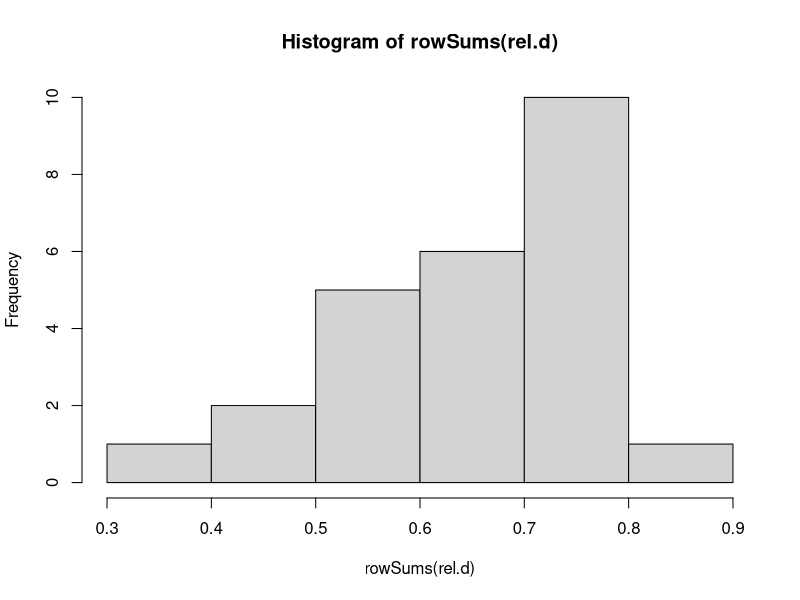
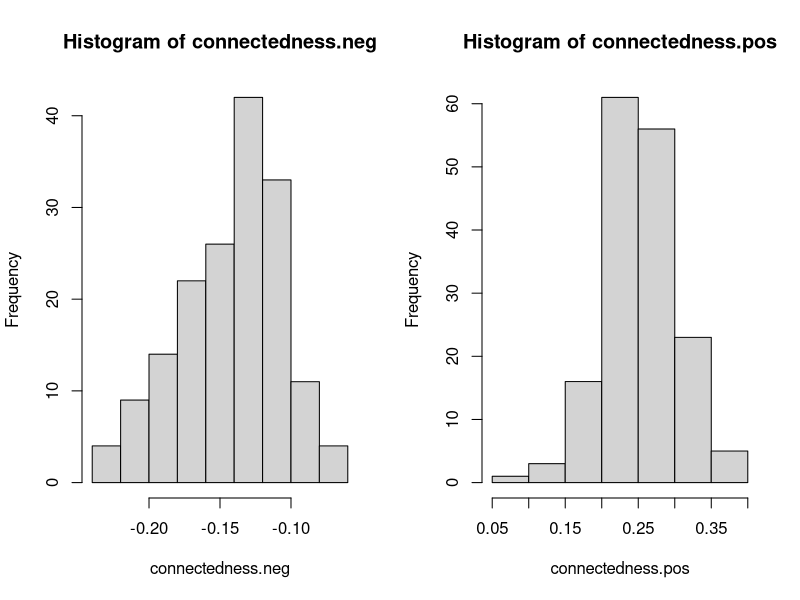
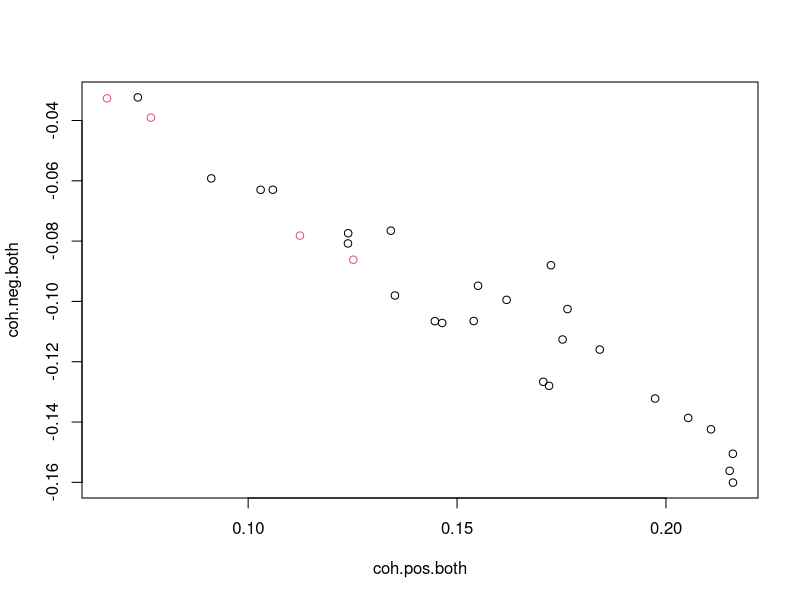

The R source for these figures, in order: (Note: this script raises an error after producing the figures.)
# Analysis to evaluate whether relapsing FMT patients differ from cured patients in gut community connectivity 
# CMH 23Jan18

####################create necessary functions######################

#find the number of zeroes in a vector
zero <- function(vec){
  num.zero <- length(which(vec == 0))
  return(num.zero)
}

#create function that averages only negative values in a vector
neg.mean <- function(vector){
  neg.vals <- vector[which(vector < 0)]
  n.mean <- mean(neg.vals)
  if(length(neg.vals) == 0) n.mean <- 0
  return(n.mean)
}

#create function that averages only positive values in a vector
pos.mean <- function(vector){
  pos.vals <- vector[which(vector > 0)]
  p.mean <- mean(pos.vals)
  if(length(pos.vals) == 0) p.mean <- 0
  return(p.mean)
}

min.non.zero <- function(vec) {
  smallest <- min(vec[vec != 0])
  return(smallest)
}

###################################################################
###################################################################
### Workflow options ####
###################################################################
###################################################################

## Choose a persistence cutoff (min. fraction of taxon presence) for retaining taxa in the analysis
pers.cutoff <- 0.6 #  .2, .3, .4, .6 with .001 showed significant pos/neg. use .4, though .6 gives best classification 
## Choose a mean value cutoff
mean.cutoff <- 0.0001 #0.001 
## Decide the number of iterations to run for each taxon. (>= 200 is recommended)
# Larger values of iter mean the script takes longer to run
iter <- 200
## Decide whether to use taxon/column shuffle (col.shuffle = T) or row shuffle algorithm (col.shuffle = F)
col.shuffle <- F
#Calculate cohesion scores for relapsing and cured patients
checkup.day <- 28
#decide whether to evaluate donor cohesion or patient cohesion
test.donor.coh <- F
#Decide whether to include all donors or only donors of analyzed patients
use.only.an <- T #T or F similar. Have been using T 

###################################################################
###################################################################

# Read in dataset
## Data should be in a matrix where each row is a sample. 
b.orig <- read.csv("recurring_cdiff_09Oct17.csv", header = T, row.names = 1) #138, 4643 closed ref OTU picking, no deblurring 

dim(b.orig)

#set universal detection limit across all samples to account for different sequencing depth 
b.orig <- b.orig[rowSums(b.orig) > 0, colSums(b.orig) > 0 ]
min.sens.all <- max(apply(b.orig , 2, min.non.zero))
b.orig[b.orig < min.sens.all] <- 0
dim(b.orig)

meta <- read.csv("RecurringCdiffMeta_08Oct17.csv", header = T, row.names = 1)


#Subset to only donors
donor.samp <- paste0("X", rownames(meta)[meta$donor_or_patient == "Donor"])
colnames(b.orig)
b <- b.orig[, colnames(b.orig) %in% donor.samp]
dim(b)

#optionally, subset to only donors of analyzed patients
if(use.only.an){
  exp.code.an <- unique(meta$exp_code[meta$day_since_fmt == 28]) #pulls experiment code for patients at day 28
  b <- b[, meta$exp_code[match(colnames(b), paste0("X", rownames(meta)) )] %in% exp.code.an ]
  dim(b)
}

# Suggested steps to re-format data. At the end of these steps, the data should be in a matrix "c" where there are no empty samples or blank taxon columns. 
c <- t(as.matrix(b))
c <- c[rowSums(c) > 0, colSums(c) > 0]
dim(c)

# Save total number of individuals in each sample in the original matrix.
rowsums.orig <- rowSums(c)

# Based on persistence cutoff, define a cutoff for the number of zeroes allowed in a taxon's distribution
zero.cutoff <- ceiling(pers.cutoff * dim(c)[1])
  
# Remove taxa that are below the persistence cutoff
d <- c[ , apply(c, 2, zero) < (dim(c)[1]-zero.cutoff) ]
# Remove any samples that no longer have any individuals, due to removing taxa
d <- d[rowSums(d) > 0, ]

# Create relative abundance matrix.  
rel.d <- d / rowsums.orig

#Remove low abundance taxa
rel.d <- rel.d[, colMeans(rel.d) > mean.cutoff]

# Optionally, check to see what proportion of the community is retained after cutting out taxa
par(mfrow = c(1, 1))
hist(rowSums(rel.d))

# Create observed correlation matrix
cor.mat.true <- cor(rel.d)

# Create vector to hold median otu-otu correlations for initial otu
med.tax.cors <- vector()
dim(rel.d)

set.seed(88)
seeds <- sample(seq(1:100000000), size = (dim(rel.d)[2] * iter * dim(rel.d)[1]))

# Run this loop for the null model to get expected pairwise correlations
if(col.shuffle) {
  for(which.taxon in 1:dim(rel.d)[2]){
    
    #create vector to hold correlations from every permutation for each single otu
    ## perm.cor.vec.mat stands for permuted correlations vector matrix
    perm.cor.vec.mat <- vector()
    
    for(i in 1:iter){
      #Create empty matrix of same dimension as rel.d
      perm.rel.d <- matrix(numeric(0), dim(rel.d)[1], dim(rel.d)[2])
      rownames(perm.rel.d) <- rownames(rel.d)
      colnames(perm.rel.d) <- colnames(rel.d)
      
      #For each otu
      for(j in 1:dim(rel.d)[2]){ 
        #Set new seed for upcoming randomization
        set.seed(seeds[j + (i-1)*(dim(rel.d)[1]) + (which.taxon-1)*dim(rel.d)[2] ])
        # Replace the original taxon vector with a permuted taxon vector
        perm.rel.d[, j ] <- sample(rel.d[ ,j ]) 
      }
      
      # Do not randomize focal column 
      perm.rel.d[, which.taxon] <- rel.d[ , which.taxon]
      
      # Calculate correlation matrix of permuted matrix
      cor.mat.null <- cor(perm.rel.d)
      
      # For each iteration, save the vector of null matrix correlations between focal taxon and other taxa
      perm.cor.vec.mat <- cbind(perm.cor.vec.mat, cor.mat.null[, which.taxon])
      
    }
    # Save the median correlations between the focal taxon and all other taxa  
    med.tax.cors <- cbind(med.tax.cors, apply(perm.cor.vec.mat, 1, median))
    
    # For large datasets, this can be helpful to know how long this loop will run
    if(which.taxon %% 20 == 0){print(which.taxon)}
  }
} else {
  for(which.taxon in 1:dim(rel.d)[2]){
    
    #create vector to hold correlations from every permutation for each single otu
    ## perm.cor.vec.mat stands for permuted correlations vector matrix
    perm.cor.vec.mat <- vector()
    
    for(i in 1:iter){
      #Create duplicate matrix to shuffle abundances
      perm.rel.d <- rel.d 
      
      #For each taxon
      for(j in 1:dim(rel.d)[1]){ 
        which.replace <- which(rel.d[j, ] > 0 ) 
        # if the focal taxon is greater than zero, take it out of the replacement vector, so the focal abundance stays the same
        which.replace.nonfocal <- which.replace[!(which.replace %in% which.taxon)]
        #Set new seed for upcoming randomization
        set.seed(seeds[j + (i-1)*(dim(rel.d)[1]) + (which.taxon-1)*dim(rel.d)[2] ])
        #Replace the original taxon vector with a vector where the values greater than 0 have been randomly permuted 
        perm.rel.d[j, which.replace.nonfocal] <- sample(rel.d[ j, which.replace.nonfocal]) 
      }

      # Calculate correlation matrix of permuted matrix
      cor.mat.null <- cor(perm.rel.d)
      
      # For each iteration, save the vector of null matrix correlations between focal taxon and other taxa
      perm.cor.vec.mat <- cbind(perm.cor.vec.mat, cor.mat.null[, which.taxon])
      
    }
    # Save the median correlations between the focal taxon and all other taxa  
    med.tax.cors <- cbind(med.tax.cors, apply(perm.cor.vec.mat, 1, median))
    
    # For large datasets, this can be helpful to know how long this loop will run
    if(which.taxon %% 20 == 0){print(which.taxon)}
  }
 }

  
# Save observed minus expected correlations. Use custom correlations if use.custom.cors = TRUE
obs.exp.cors.mat <- cor.mat.true - med.tax.cors
diag(obs.exp.cors.mat) <- 0

#### 
#### Produce desired vectors of connectedness 

# Calculate connectedness by averaging positive and negative observed - expected correlations
connectedness.pos <- apply(obs.exp.cors.mat, 2, pos.mean)
connectedness.neg <- apply(obs.exp.cors.mat, 2, neg.mean)

par(mfrow = c(1, 2))
hist(connectedness.neg)
hist(connectedness.pos)

#Create connectedness vectors for all OTUs by inserting zeroes 
conn.pos.all <- rep(0, dim(b.orig)[1])
conn.pos.all[match(names(connectedness.pos), rownames(b.orig))] <- connectedness.pos

conn.neg.all <- rep(0, dim(b.orig)[1])
conn.neg.all[match(names(connectedness.neg), rownames(b.orig))] <- connectedness.neg

#find patient IDs to calculate whether donor cohesion influences success
relapsePID <- paste0("X", rownames(meta)[meta$number_recurrence_after_fmt == 1 & meta$day_since_fmt == checkup.day])
curedPID <- paste0("X", rownames(meta)[meta$number_recurrence_after_fmt != 1 & meta$day_since_fmt == checkup.day])

#find donor IDs to calculate whether donor cohesion influences success
relapse.donors <- meta$exp_code[rownames(meta) %in% rownames(meta)[meta$number_recurrence_after_fmt == 1 & meta$day_since_fmt == checkup.day]] 
cure.donors <- meta$exp_code[rownames(meta) %in% rownames(meta)[meta$number_recurrence_after_fmt != 1 & meta$day_since_fmt == checkup.day]] 
relapseDID <- paste0("X", rownames(meta)[meta$donor_or_patient == "Donor" & meta$exp_code %in% relapse.donors])
curedDID <- paste0("X", rownames(meta)[meta$donor_or_patient == "Donor" & meta$exp_code %in% cure.donors])

#Calculate cohesion at day 28 for cured and relapsing

ifelse(test.donor.coh, {
  curedID <- curedDID
  relapseID <- relapseDID
}, {curedID <- curedPID
    relapseID <- relapsePID} 
)
  
b.cure <- t(b.orig[, colnames(b.orig) %in% curedID])
dim(b.cure)
b.relapse <- t(b.orig[, colnames(b.orig) %in% relapseID])
dim(b.relapse)

#Combine cured and relapsing patients into one matrix
b.both <- rbind(b.cure, b.relapse)

coh.neg.both <- b.both %*% conn.neg.all
coh.pos.both <- b.both %*% conn.pos.all

cr.factor <- c(rep("cure", times = dim(b.cure)[1]), rep("relapse", times= dim(b.relapse)[1]))

par(mfrow = c(1, 1))
plot(coh.pos.both, coh.neg.both, col = as.factor(cr.factor))
 
#Calculate whether difference from host predicts relapse
#Need to record as NA if donor sample not present 
id.both <- c(curedID, relapseID)
pair.code <- meta$donor_group[match(id.both , paste0("X", rownames(meta)) )]
length(pair.code) #Corresponds to which donor the patient received
exp.code <- meta$exp_code[match(id.both , paste0("X", rownames(meta)) )] #unique code for each patient 

bc.pre.28 <- vector()

for(z in 1:length(pair.code)){
  i <- pair.code[z]
  
  donor.temp.id <- rownames(meta)[meta$donor_group == i & meta$donor_or_patient == "Donor" & meta$exp_code == exp.code[z]]
  patient.temp.id <- rownames(meta)[meta$donor_group == i & meta$donor_or_patient == "Patient" & meta$day_since_fmt == checkup.day & meta$exp_code == exp.code[z]]
  
  donor.samp.temp <- b.orig[, colnames(b.orig) == paste0("X", donor.temp.id)]
  patient.samp.temp <- b.orig[, colnames(b.orig) == paste0("X", patient.temp.id)]
  
  if(dim(as.matrix(donor.samp.temp))[2] > 0 & dim(as.matrix(patient.samp.temp))[2] > 0) { 
    bc.pre.28[z] <- vegdist(rbind(donor.samp.temp, patient.samp.temp))
  } else {
      bc.pre.28[z] <- NA }
}

summary(lm(bc.pre.28 ~ cr.factor))


par(mfrow = c(1, 2))
par(bty = "l")
boxplot(coh.pos.both ~ cr.factor, ylab = "Positive Cohesion")
stripchart(coh.pos.both ~ cr.factor, add = T, vertical = T)
boxplot(coh.neg.both ~ cr.factor, ylab = "Negative Cohesion", bty = "l")
stripchart(coh.neg.both ~ cr.factor, add = T, vertical = T)


b.sub <- t(b.orig[, match(id.both, colnames(b.orig))])
dim(b.sub)
b.sub <- b.sub[, match(names(connectedness.pos), colnames(b.sub))]
dim(b.sub)
dim(rel.d)


library(vegan)
#Check to make sure diversity is not driven by depth variation. Calculate diversity after imposing universal detection limit
b.rare <- b.both
min.sens <- max(apply(b.rare, 1, min.non.zero))
b.rare[b.rare < min.sens] <- 0
div.both <- apply(b.rare, 1, diversity)

summary(lm(bc.pre.28 ~ cr.factor))
summary(lm(div.both ~ cr.factor))

summary(lm(coh.pos.both ~ cr.factor)) #Significant for parametric ANOVA, also
summary(lm(coh.neg.both ~ cr.factor))

wilcox.test(coh.pos.both ~ cr.factor , alternative = "greater", exact = T)
wilcox.test(coh.neg.both ~ cr.factor , alternative = "less", exact = T)


